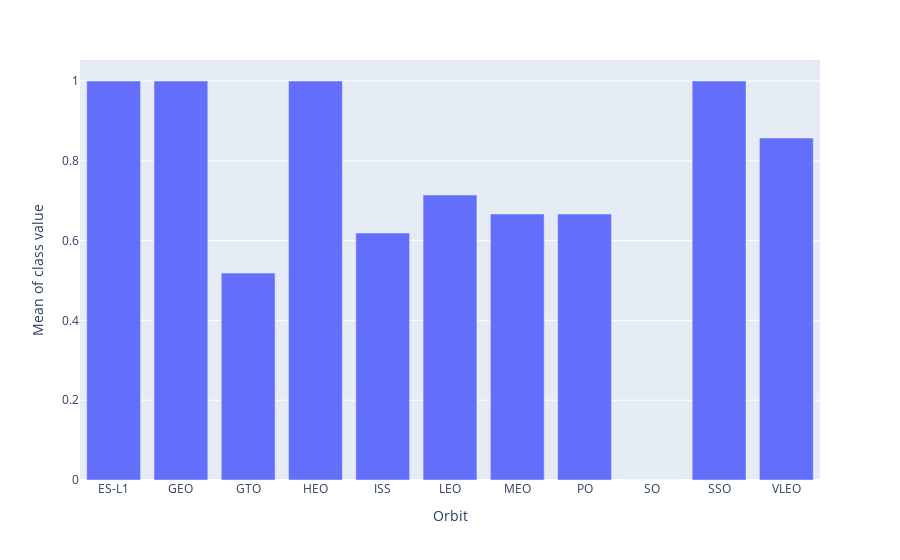

This figure's notebook cell:
### Markdown cell above
Let's create a `bar chart` for the sucess rate of each orbit

### Code cell
# HINT use groupby method on Orbit column and get the mean of Class column
df_orbit_success = df.groupby("Orbit").mean("Class").reset_index()
df_orbit_success
px.bar(df_orbit_success, x="Orbit", y="Class", labels={"Class":"Mean of class value"})

### Figure 1 — Plotly figure (JSON) as saved in the notebook; plotly's stock layout.template omitted (floating-point values rounded to 4 significant figures)
{"data": [{"alignmentgroup": "True", "hovertemplate": "Orbit=%{x}<br>Mean of class value=%{y}<extra></extra>", "legendgroup": "", "marker": {"color": "#636efa", "pattern": {"shape": ""}}, "name": "", "offsetgroup": "", "orientation": "v", "showlegend": false, "textposition": "auto", "type": "bar", "x": ["ES-L1", "GEO", "GTO", "HEO", "ISS", "LEO", "MEO", "PO", "SO", "SSO", "VLEO"], "xaxis": "x", "y": [1, 1, 0.5185, 1, 0.619, 0.7143, 0.6667, 0.6667, 0, 1, 0.8571], "yaxis": "y"}], "layout": {"barmode": "relative", "legend": {"tracegroupgap": 0}, "margin": {"t": 60}, "xaxis": {"anchor": "y", "domain": [0, 1], "title": {"text": "Orbit"}}, "yaxis": {"anchor": "x", "domain": [0, 1], "title": {"text": "Mean of class value"}}}}
